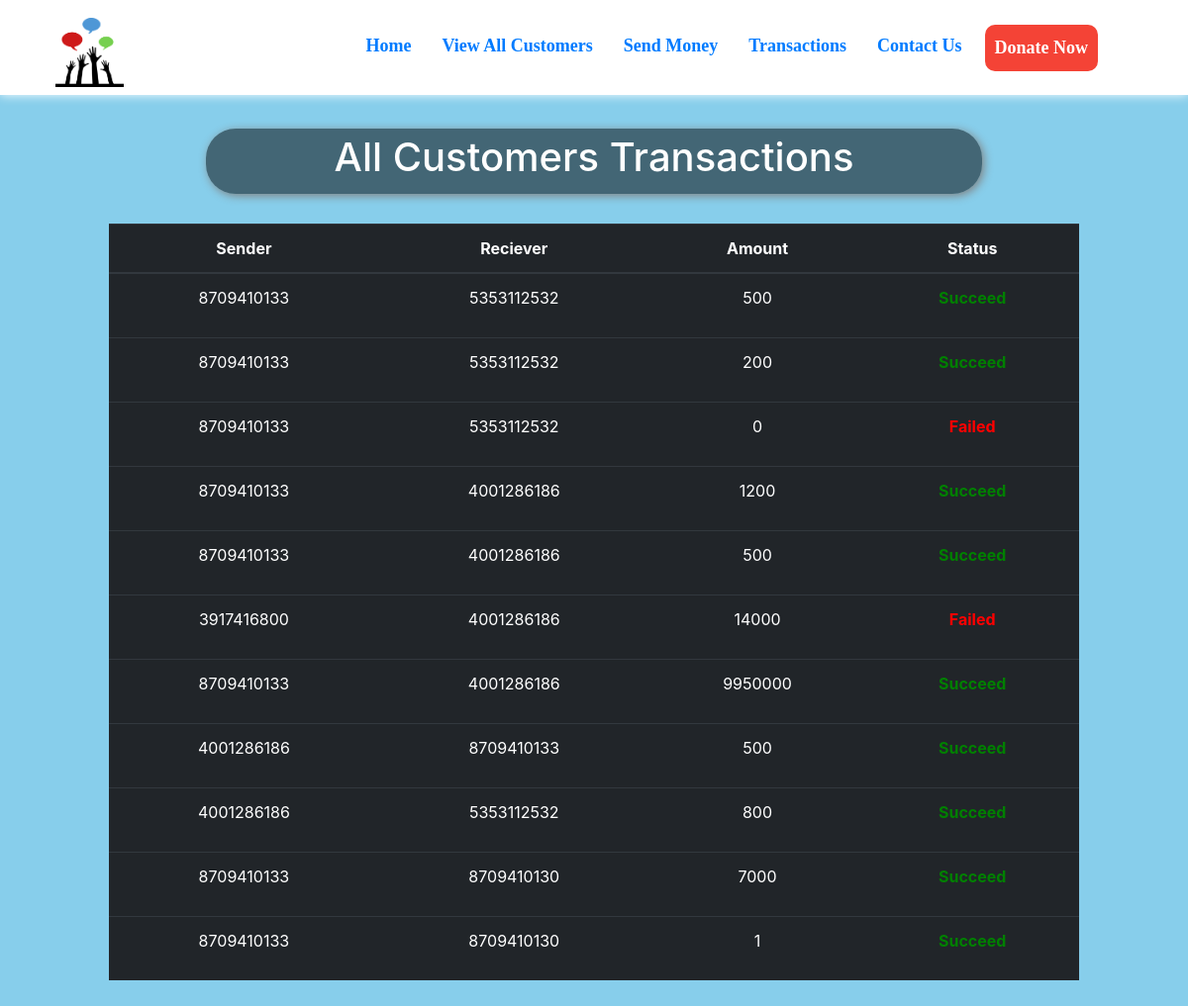
Screenshot of /transactions.php with the database file from the repository.
### tables this page shows
CREATE TABLE `transactions` (
  `sr` int(11) NOT NULL,
  `sender` varchar(10) NOT NULL,
  `receiver` varchar(10) NOT NULL,
  `amount` bigint(20) NOT NULL,
  `status` varchar(10) NOT NULL
);

### transactions.php (the view, shortened to what this page needs)
<!doctype html>
<html lang="en">
<head>
    <link href="//maxcdn.bootstrapcdn.com/bootstrap/4.1.1/css/bootstrap.min.css" rel="stylesheet" id="bootstrap-css">
    <link rel="stylesheet" href="https://use.fontawesome.com/releases/v5.1.0/css/all.css"
>
</head>
<body style="background-color:skyblue">
    <?php include 'spin.php'; ?>
</head>
<body style="background-color:skyblue;">
<div id="container">
    <?php include 'spin.php'; ?>
    <nav class="navbar navbar-expand-lg navbar-blue bg-white fixed fixed-top"
        style="font-family:candara; font-size:18px; box-shadow: 0px 0px 10px 0px white;">
        <div class="container-fluid">
            <a href="index.php"><img src="assets 2\asset 0.png" alt=""
                    style="height: 70px; margin-left:25px; margin-top:10px;"></a>
        </div>
        <div class="collapse navbar-collapse" id="navbarSupportedContent">
            <b>
                <ul class="navbar-nav ">
                    <li class="nav-item nav-links" style="margin-left:15px;">
                        <a class="nav-link active text-nowrap" aria-current="page" href="index.php">Home</a>
                    </li>
                    <li class="nav-item" style="margin-left:15px;">
                        <a class="nav-link text-nowrap" href="all_cust.php">View All Customers</a>
                    </li>
                    <li class="nav-item" style="margin-left:15px; ">
                        <a class="nav-link text-nowrap" href="send_money.php">Send Money</a>
                    </li>
                    <li class="nav-item" style="margin-left:15px;">
                        <a class="nav-link text-nowrap" href="transactions.php">Transactions</a>
                    </li>
                    <li class="nav-item" style="margin-left:15px;">
                        <a class="nav-link text-nowrap" href="contact_us.php">Contact Us</a>
                    </li>
                    <li class="nav-item" style="margin-left:15px; margin-right:75px;">
                        <a class="nav-link text-nowrap", id= "open-btn" href="about_us.php">Donate Now</a>
                    </li>
                </ul>
            </b>
        </div>
    </nav>
    <center>
        <div class="container" style="margin-top: 10%; padding:10px 80px 10px 80px; ">
            <div
                style="width:80%; background-color:rgba(0,0,0,.5); padding:5px 5px 5px 5px; border-radius:30px; box-shadow: 2px 2px 10px gray;">
                <h1 style=" color:white;">All Customers Transactions</h1>
            </div>
            <?php
    $conn = mysqli_connect($servername, $username, $password, $database);
    if(!$conn){
        die("Connection not established: ".mysqli_connect_error());
    }else{
        $sql = "SELECT * FROM `transactions`";
        $result = mysqli_query($conn, $sql);
?>
            <table class="table table-dark" style="margin-top: 30px;">
                <thead>
                    <tr>
                        <th scope="col">Sender</th>
                        <th scope="col">Reciever</th>
                        <th scope="col">Amount</th>
                        <th scope="col">Status</th>
                    </tr>
                </thead>
                <?php
echo "<tbody>";
        while($row = mysqli_fetch_assoc($result)){
        if(!(empty($row['sender']) && empty($row['receiver']) && empty($row['amount'])))
            {echo    '
            <tr>
              <td>'.$row['sender'].'</td>
              <td>'.$row['receiver'].'</td>
              <td>'.$row['amount'].'</td>
              <td>'; ?> <?php if($row['status'] == "succeed"){echo '<b><p style="color:green;">Succeed</p></b>';}else{echo '<b><p style="color:red;">Failed</p></b>';} ?>
              <?php echo '</td>
              </tr>';}
    }
    }
    echo "</tbody>";
?>
        </div>
    </center>
</body>
</html>

### transactions.php (style rules this page uses)
#open-btn { margin-top: 0px ; margin-left: 0px; padding: 10px 10px; border: none; border-radius: 10px; background-color:#f44336 ; color: #fff; cursor: pointer; transition: all 0.3s ease-in-out; }
th, td { text-align: center; }

### rows the page displays
transactions: sender "8709410133", receiver "5353112532", amount "500", status "Succeed"
transactions: sender "8709410133", receiver "5353112532", amount "200", status "Succeed"
transactions: sender "8709410133", receiver "5353112532", amount "0", status "Failed"
transactions: sender "8709410133", receiver "4001286186", amount "1200", status "Succeed"
transactions: sender "8709410133", receiver "4001286186", amount "500", status "Succeed"
transactions: sender "3917416800", receiver "4001286186", amount "14000", status "Failed"
transactions: sender "8709410133", receiver "4001286186", amount "9950000", status "Succeed"
transactions: sender "4001286186", receiver "8709410133", amount "500", status "Succeed"
transactions: sender "4001286186", receiver "5353112532", amount "800", status "Succeed"
transactions: sender "8709410133", receiver "8709410130", amount "7000", status "Succeed"
transactions: sender "8709410133", receiver "8709410130", amount "1", status "Succeed"
